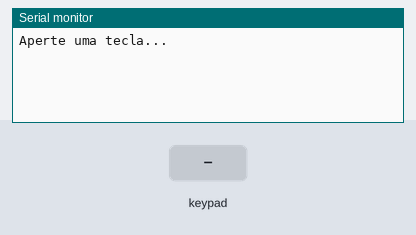
Simulated run of this sketch. Board: Arduino Mega 2560, built with avr-gcc and run on an emulated ATmega2560. Shown: the last lines printed to the serial monitor. The test bench sets the inputs (shaded band).

Above: at 1.2 s.
1.3 s: key '1' pressed
At 2.5 s:
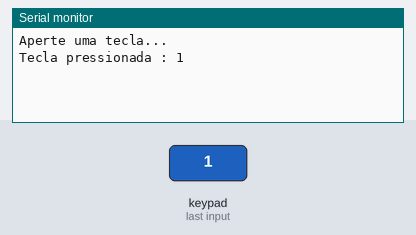
2.8 s: keypad keys 3 8 3 9 4 0 4 1 # pressed 0.4 s apart
At 6.3 s:
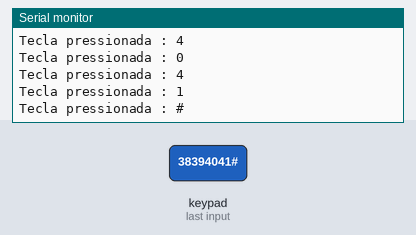
7.9 s: key 'A' pressed
At 9.0 s:
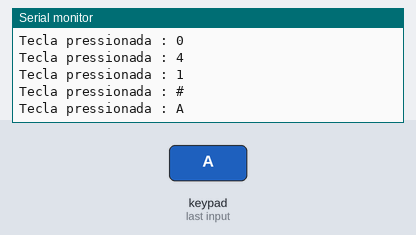
9.4 s: keypad keys 3 8 3 9 4 0 4 1 * pressed 0.4 s apart
At 13.8 s:
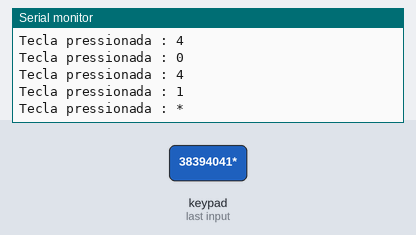
14.5 s: key 'B' pressed
At 14.9 s:
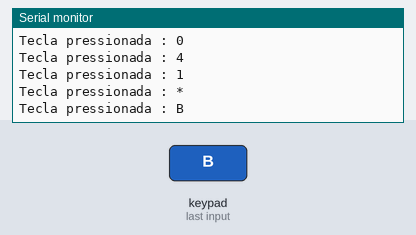
16.0 s: keypad keys 3 8 3 9 4 0 4 1 D pressed 0.4 s apart
At 19.9 s:
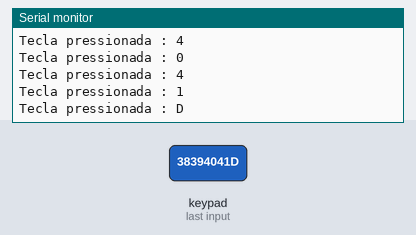
Timing chart, 0 to 21.4 s (numbered marks = the images above; inputs shaded):
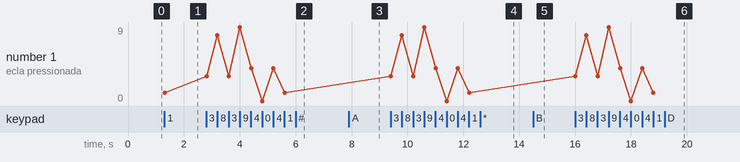

Measured:
- after the input at 1.3 s, the serial monitor: prints a new line at once (image 1)
- after the input at 2.8 s, the serial monitor: prints a new line at once (image 2)
- after the input at 7.9 s, the serial monitor: prints a new line at once (image 3)
- after the input at 9.4 s, the serial monitor: prints a new line at once (image 4)
- after the input at 14.5 s, the serial monitor: prints a new line at once (image 5)
- after the input at 16.0 s, the serial monitor: prints a new line at once (image 6)

The sketch:

teclado2.ino
```cpp
#include <Keypad.h> //INCLUSÃO DE BIBLIOTECA

const byte qtdLinhas = 4; //QUANTIDADE DE LINHAS DO TECLADO
const byte qtdColunas = 4; //QUANTIDADE DE COLUNAS DO TECLADO

//CONSTRUÇÃO DA MATRIZ DE CARACTERES
char matriz_teclas[qtdLinhas][qtdColunas] = {
  {'1','2','3','A'},
  {'4','5','6','B'},
  {'7','8','9','C'},
  {'*','0','#','D'}
};


byte PinosqtdLinhas[qtdLinhas] = {38, 39, 40, 41}; //PINOS UTILIZADOS PELAS LINHAS
byte PinosqtdColunas[qtdColunas] = {42, 43, 44, 45}; //PINOS UTILIZADOS PELAS COLUNAS

//INICIALIZAÇÃO DO TECLADO
Keypad meuteclado = Keypad( makeKeymap(matriz_teclas), PinosqtdLinhas, PinosqtdColunas, qtdLinhas, qtdColunas);

void setup(){
  Serial.begin(9600); //INICIALIZA A SERIAL
  Serial.println("Aperte uma tecla..."); //IMPRIME O TEXTO NO MONITOR SERIAL
  Serial.println(); //QUEBRA UMA LINHA NO MONITOR SERIAL
}

void loop(){
  char tecla_pressionada = meuteclado.getKey(); //VERIFICA SE ALGUMA DAS TECLAS FOI PRESSIONADA

  if (tecla_pressionada){ //SE ALGUMA TECLA FOR PRESSIONADA, FAZ
    Serial.print("Tecla pressionada : "); //IMPRIME O TEXTO NO MONITOR SERIAL
    Serial.println(tecla_pressionada); //IMPRIME NO MONITOR SERIAL A TECLA PRESSIONADA
  }
}
```
